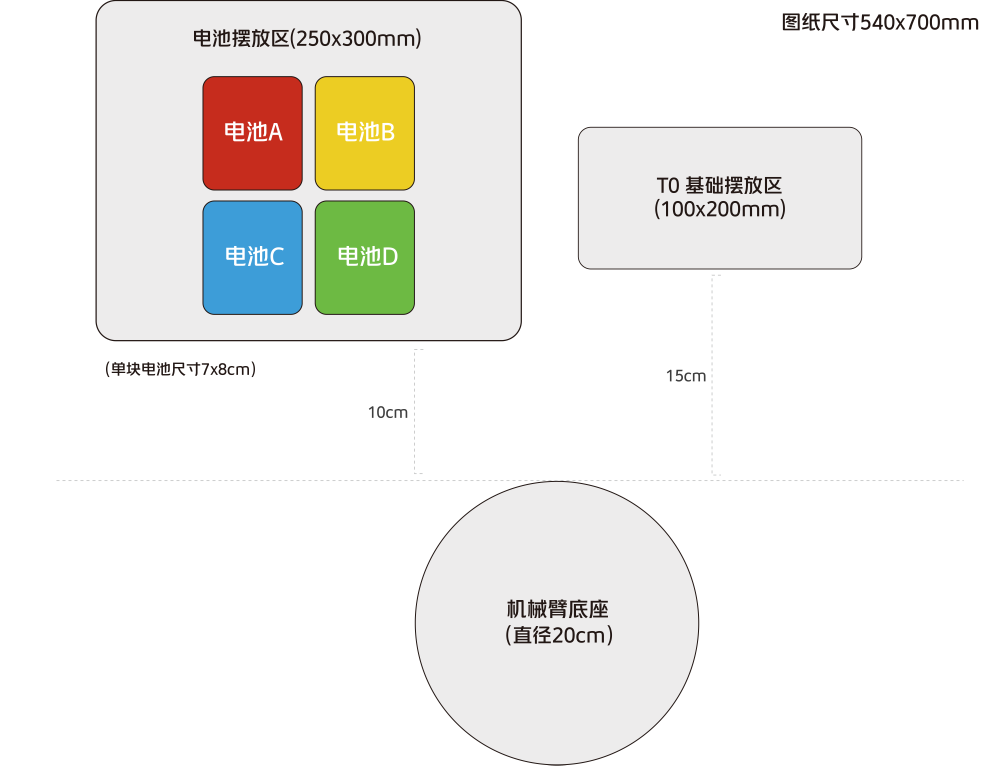
#> input picture src/mtc_simulation/assets/boards/board_basic.png, 3969 x 3062 px (shown at 1/4 size)
$ python -i quality.py   (imports and definitions only)   (older library calls are emulated)
#> lines starting #> are read from the running program, lines starting #| are printed output that depends on the picture
"""Configurable image quality diagnostics for unmodified BGR frames."""
from pathlib import Path
import cv2
import numpy as np
import yaml

DEFAULT_CONFIG = Path(__file__).resolve().parents[1]/'config'/'real_quality.yaml'


def load_quality_config(path=DEFAULT_CONFIG):
    return yaml.safe_load(Path(path).read_text(encoding='utf-8'))


def diagnose(image, config=None):
    if image is None or image.size == 0 or image.dtype != np.uint8 or image.ndim != 3 or image.shape[2] != 3:
        raise ValueError('Expected nonempty HxWx3 BGR uint8 image')
    config = config or load_quality_config()
    hsv = cv2.cvtColor(image, cv2.COLOR_BGR2HSV)
    s, v = hsv[:, :, 1], hsv[:, :, 2]
    gray = cv2.cvtColor(image, cv2.COLOR_BGR2GRAY)
    metrics = {
        'value_mean': float(v.mean()), 'value_median': float(np.median(v)),
        'value_p05': float(np.percentile(v, 5)), 'value_p95': float(np.percentile(v, 95)),
        'low_value_fraction': float(np.mean(v < config['low_value_cutoff'])),
        'near_white_fraction': float(np.mean((v >= config['white_value_cutoff']) &
                                              (s <= config['white_saturation_ceiling']))),
        'laplacian_variance': float(cv2.Laplacian(gray, cv2.CV_64F).var()),
    }
    reasons = []
    level = 'ACCEPTED'
    for threshold, bad, severity, reason in (
        ('reject_mean_v', metrics['value_mean'] < config['reject_mean_v'], 'REJECTED', 'too_dark'),
        ('reject_dark_fraction', metrics['low_value_fraction'] > config['reject_dark_fraction'], 'REJECTED', 'mostly_dark'),
        ('reject_white_fraction', metrics['near_white_fraction'] > config['reject_white_fraction'], 'REJECTED', 'mostly_white'),
        ('reject_laplacian_variance', metrics['laplacian_variance'] < config['reject_laplacian_variance'], 'REJECTED', 'severely_blurred'),
        ('warning_mean_v', metrics['value_mean'] < config['warning_mean_v'], 'WARNING', 'dim'),
        ('warning_dark_fraction', metrics['low_value_fraction'] > config['warning_dark_fraction'], 'WARNING', 'dark_pixels'),
        ('warning_white_fraction', metrics['near_white_fraction'] > config['warning_white_fraction'], 'WARNING', 'white_saturation'),
        ('warning_laplacian_variance', metrics['laplacian_variance'] < config['warning_laplacian_variance'], 'WARNING', 'blurred'),
    ):
        if bad:
            reasons.append(reason)
            if severity == 'REJECTED' or level == 'ACCEPTED':
                level = severity
    return {'status': level, 'metrics': metrics, 'reasons': reasons,
            'rule_source': 'engineering_initial', 'thresholds': config}

>>> import cv2
>>> picture = cv2.imread('../../src/mtc_simulation/assets/boards/board_basic.png', cv2.IMREAD_GRAYSCALE)
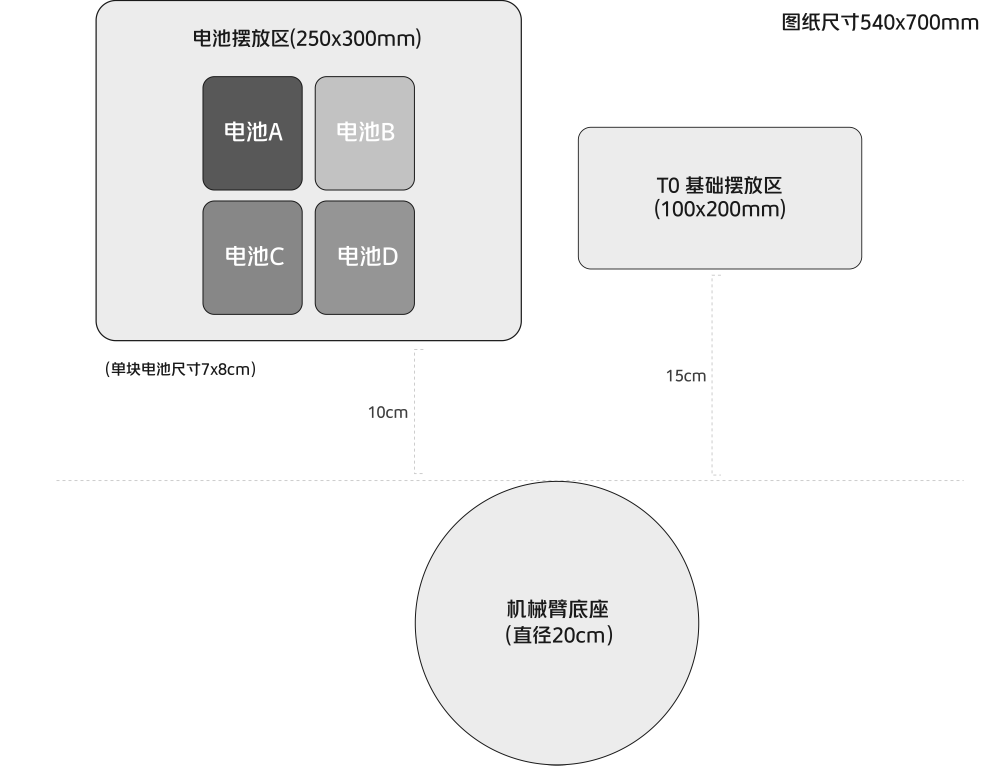
#> picture: shape (3062, 3969) (shown at 1/4 size); min 25, max 255, mean 240.3
#> (the run stopped early here; a loop or call above may not have finished)

$ run again, on src/mtc_simulation/assets/boards/board_sequence.png
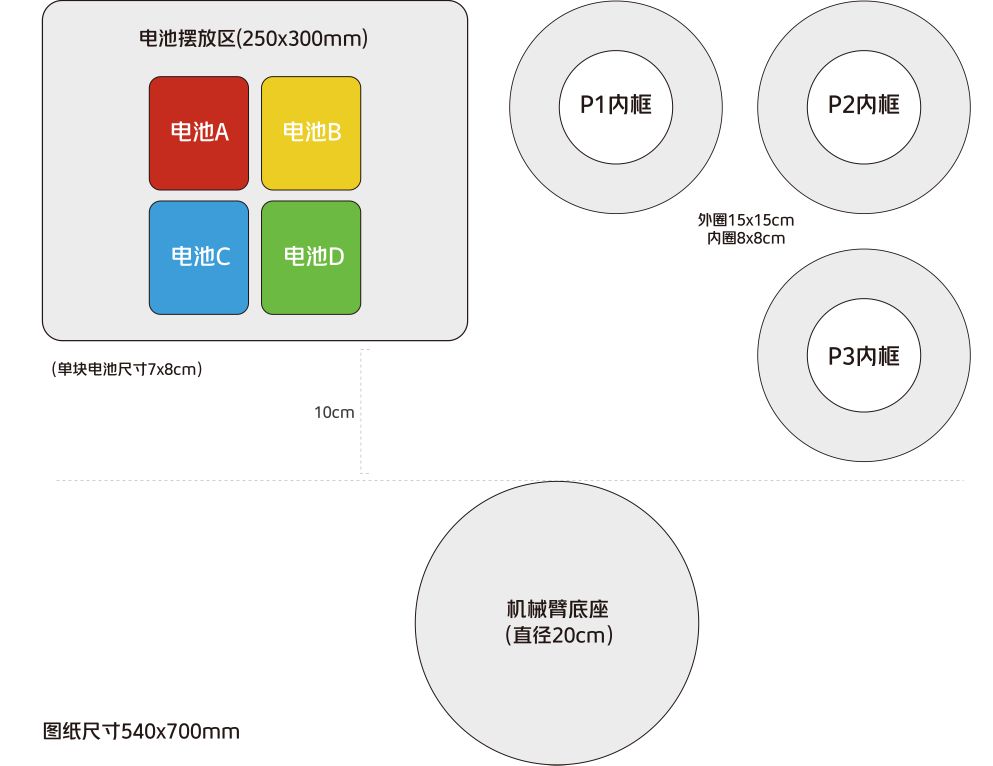
#> input picture src/mtc_simulation/assets/boards/board_sequence.png, 3969 x 3062 px (shown at 1/4 size)
#> `picture = cv2.imread('../../src/mtc_simulation/assets/boards/board_bas..`:
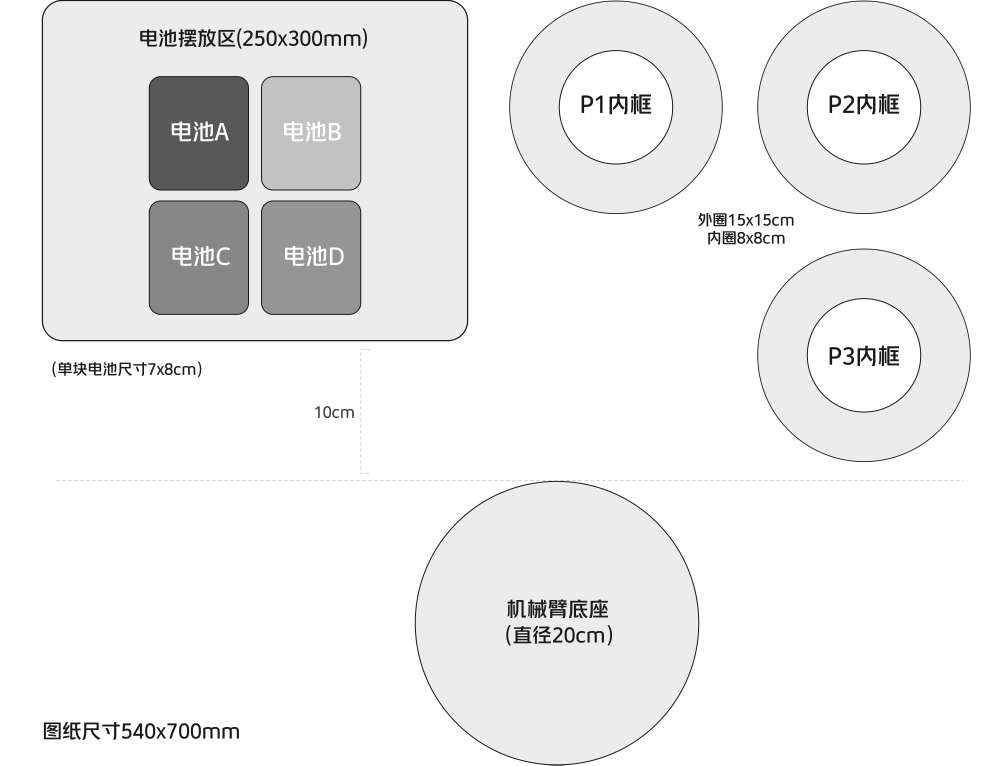
#> picture: shape (3062, 3969) (shown at 1/4 size); min 25, max 255, mean 238.5
